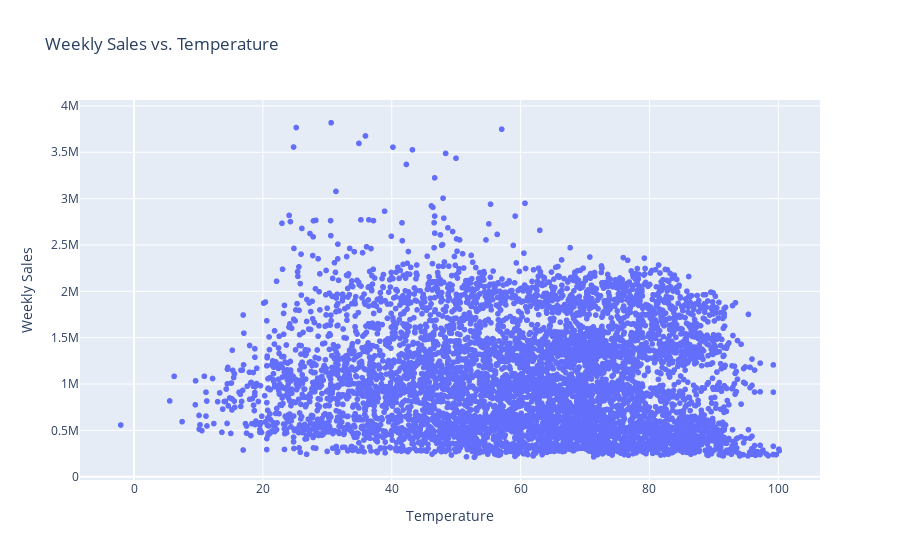

Notebook code for this chart:
### Code cell
# Plot scatter plot of Weekly Sales vs. Temperature

fig = px.scatter(df, x='Temperature', y='Weekly_Sales', title='Weekly Sales vs. Temperature', labels={'Weekly_Sales': 'Weekly Sales'})
fig.update_layout(xaxis_title='Temperature', yaxis_title='Weekly Sales')

### Figure 1 — Plotly figure (JSON) as saved in the notebook; plotly's stock layout.template omitted (floating-point values rounded to 4 significant figures; data arrays with more than 128 entries replaced by an {"elided": "..."} marker saying what was removed)
{"data": [{"hovertemplate": "Temperature=%{x}<br>Weekly Sales=%{y}<extra></extra>", "legendgroup": "", "marker": {"color": "#636efa", "symbol": "circle"}, "mode": "markers", "name": "", "showlegend": false, "type": "scattergl", "x": {"elided": "6435 float values"}, "xaxis": "x", "y": {"elided": "6435 float values"}, "yaxis": "y"}], "layout": {"legend": {"tracegroupgap": 0}, "title": {"text": "Weekly Sales vs. Temperature"}, "xaxis": {"anchor": "y", "domain": [0, 1], "title": {"text": "Temperature"}}, "yaxis": {"anchor": "x", "domain": [0, 1], "title": {"text": "Weekly Sales"}}}}
